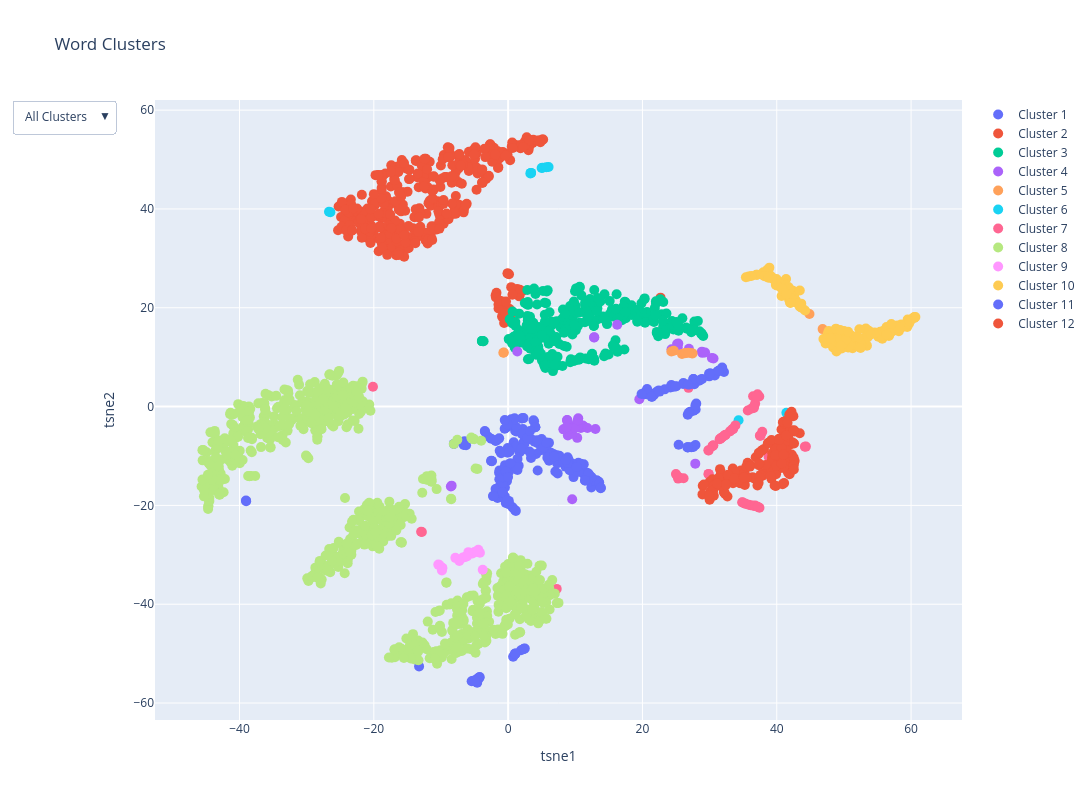

The notebook cell this image was saved under:
### Code cell
# Create a DataFrame for Plotly
df = pd.DataFrame({
    'PCA1': X_tsne[:, 0],
    'PCA2': X_tsne[:, 1],
    'Cluster': labels,
    'Word': unique_lemma
})
# pca1_min, pca1_max = df['PCA1'].min(), df['PCA1'].max()
# pca2_min, pca2_max = df['PCA2'].min(), df['PCA2'].max()
# Create a scatter plot with Plotly
fig = go.Figure()

# Add traces for each cluster
for cluster in range(1, optimal_clusters + 1):
    cluster_data = df[df['Cluster'] == cluster]
    fig.add_trace(go.Scatter(
        x=cluster_data['PCA1'],
        y=cluster_data['PCA2'],
        mode='markers',
        marker=dict(size=10),
        name=f'Cluster {cluster}',
        text=cluster_data['Word'],
        hovertemplate='%{text}<extra></extra>',
    ))

# Update layout with dropdown menu
fig.update_layout(
    title='Word Clusters',
    xaxis_title='tsne1',
    yaxis_title='tsne2',
    width=1600,  # Set the width of the figure
    height=800,  # Set the height of the figure
    # xaxis=dict(range=[pca1_min, pca1_max]),
    # yaxis=dict(range=[pca2_min, pca2_max]),
    updatemenus=[
        {
            'buttons': [
                {
                    'label': 'All Clusters',
                    'method': 'update',
                    'args': [{'visible': [True] * optimal_clusters},
                             {'title': 'All Clusters'}]
                }
            ] + [
                {
                    'label': f'Cluster {i}',
                    'method': 'update',
                    'args': [{'visible': [j == i - 1 for j in range(optimal_clusters)]},
                             {'title': f'Cluster {i}'}]
                } for i in range(1, optimal_clusters + 1)
            ],
            'direction': 'down',
            'showactive': True
        }
    ]
)

fig.show()

### Figure 1 — Plotly figure (JSON) as saved in the notebook; plotly's stock layout.template omitted (floating-point values rounded to 4 significant figures; data arrays with more than 128 entries replaced by an {"elided": "..."} marker saying what was removed)
{"data": [{"hovertemplate": "%{text}<extra></extra>", "marker": {"size": 10}, "mode": "markers", "name": "Cluster 1", "text": {"elided": "215x2 str values"}, "type": "scatter", "x": {"elided": "215 float values"}, "y": {"elided": "215 float values"}}, {"hovertemplate": "%{text}<extra></extra>", "marker": {"size": 10}, "mode": "markers", "name": "Cluster 2", "text": {"elided": "396x2 str values"}, "type": "scatter", "x": {"elided": "396 float values"}, "y": {"elided": "396 float values"}}, {"hovertemplate": "%{text}<extra></extra>", "marker": {"size": 10}, "mode": "markers", "name": "Cluster 3", "text": {"elided": "301x2 str values"}, "type": "scatter", "x": {"elided": "301 float values"}, "y": {"elided": "301 float values"}}, {"hovertemplate": "%{text}<extra></extra>", "marker": {"size": 10}, "mode": "markers", "name": "Cluster 4", "text": [["&", "SYM"], ["5.", "ADJ"], ["B.", "NOUN"], ["B.", "X"], ["Berliner", "PROPN"], ["Dr.", "NOUN"], ["Frankfurter", "PROPN"], ["Hamburger", "PROPN"], ["Heilige", "PROPN"], ["Herr", "NOUN"], ["La", "PROPN"], ["National", "PROPN"], ["Schweizer", "PROPN"], ["Wiener", "PROPN"], ["alt", "PROPN"], ["der", "DET"], ["derselbe", "DET"], ["deutsch", "PROPN"], ["dieser", "DET"], ["ein", "DET"], ["europäisch", "PROPN"], ["groß", "PROPN"], ["heilig", "PROPN"], ["ihr", "DET"], ["international", "PROPN"], ["jeder", "DET"], ["jener", "DET"], ["kein", "DET"], ["mein", "DET"], ["namens", "ADP"], ["national", "PROPN"], ["neu", "PROPN"], ["olympisch", "PROPN"], ["rot", "PROPN"], ["sein", "DET"], ["selber", "DET"], ["solcher", "DET"], ["technisch", "PROPN"], ["u.a.", "X"], ["unser", "DET"], ["vereinigt", "PROPN"]], "type": "scatter", "x": [8.894, 1.363, -8.526, -8.414, 11.12, 10.29, 8.811, 8.768, 9.679, 9.538, 9.52, 8.224, 8.826, 11.26, 9.911, 30.58, 12.79, 13.0, 28.92, 30.34, 11.81, 10.83, 10.45, 28.85, 10.33, 25.26, 12.83, 26.92, 25.34, 19.53, 9.16, 9.13, 10.44, 9.969, 29.33, 16.24, 24.33, 8.677, 27.87, 25.16, 10.38], "y": [-5.835, 11.16, -16.17, -16.0, -3.818, -6.326, -2.758, -2.727, -3.919, -18.76, -5.484, -4.607, -2.805, -4.007, -4.269, 9.731, 14.0, -4.542, 10.87, 9.832, -4.324, -4.344, -4.182, 11.12, -4.103, 11.96, 14.01, 11.72, 12.78, 1.481, -4.358, -4.488, -2.346, -4.33, 10.95, 16.55, 11.62, -4.192, -11.55, 12.67, -2.766]}, {"hovertemplate": "%{text}<extra></extra>", "marker": {"size": 10}, "mode": "markers", "name": "Cluster 5", "text": [["alle", "DET"], ["anderer", "DET"], ["beide", "DET"], ["einige", "DET"], ["mancher", "DET"], ["mehr", "DET"], ["meist", "DET"], ["sämtlich", "DET"], ["viel", "DET"], ["wenig", "DET"], ["zufolge", "ADP"], ["²", "NUM"]], "type": "scatter", "x": [27.46, 27.29, 25.89, 26.33, -0.7144, 26.44, 24.31, -0.6386, 26.81, 24.67, 46.83, 44.87], "y": [10.76, 10.82, 10.67, 10.81, 10.89, 10.83, 11.16, 10.96, 10.9, 11.29, 15.68, 18.74]}, {"hovertemplate": "%{text}<extra></extra>", "marker": {"size": 10}, "mode": "markers", "name": "Cluster 6", "text": [["dürfen", "AUX"], ["haben", "AUX"], ["können", "AUX"], ["mögen", "AUX"], ["müssen", "AUX"], ["nicht", "PART"], ["sein", "AUX"], ["sollen", "AUX"], ["werden", "AUX"], ["wollen", "AUX"], ["zu", "PART"]], "type": "scatter", "x": [-26.68, 5.127, 4.987, -26.47, 3.412, 41.43, 6.023, 3.409, 5.685, 3.311, 34.31], "y": [39.42, 48.34, 48.29, 39.35, 47.3, -1.269, 48.5, 47.3, 48.45, 47.2, -2.777]}, {"hovertemplate": "%{text}<extra></extra>", "marker": {"size": 10}, "mode": "markers", "name": "Cluster 7", "text": [["Rechtswissenschaft", "NOUN"], ["Sie", "PRON"], ["Spaß", "NOUN"], ["ab", "ADP"], ["als", "SCONJ"], ["bevor", "SCONJ"], ["bis", "SCONJ"], ["da", "SCONJ"], ["damit", "SCONJ"], ["dar", "ADV"], ["dass", "SCONJ"], ["daß", "SCONJ"], ["denn", "SCONJ"], ["der", "PRON"], ["du", "PRON"], ["ein", "ADV"], ["er", "PRON"], ["es", "PRON"], ["etwas", "PRON"], ["fest", "ADV"], ["fort", "ADV"], ["her", "ADV"], ["heraus", "ADV"], ["hervor", "ADV"], ["hin", "ADV"], ["hinzu", "ADV"], ["ich", "PRON"], ["ihr", "PRON"], ["indem", "SCONJ"], ["man", "PRON"], ["nachdem", "SCONJ"], ["nichts", "PRON"], ["niemand", "PRON"], ["ob", "SCONJ"], ["obwohl", "SCONJ"], ["sich", "PRON"], ["sie", "PRON"], ["sodass", "SCONJ"], ["statt", "ADP"], ["teil", "ADV"], ["vorbei", "ADV"], ["warum", "ADV"], ["was", "PRON"], ["weil", "SCONJ"], ["weiter", "ADV"], ["welcher", "DET"], ["wenn", "SCONJ"], ["wer", "PRON"], ["wie", "ADV"], ["wie", "SCONJ"], ["wir", "PRON"], ["wo", "ADV"], ["wobei", "ADV"], ["wodurch", "ADV"], ["während", "SCONJ"], ["zurück", "ADV"]], "type": "scatter", "x": [-20.13, 25.31, 7.23, 26.86, 33.45, 31.5, 30.56, 33.5, 29.84, 36.74, 33.84, 33.03, 30.42, 36.48, 25.23, 44.33, 37.14, 37.01, -12.95, 36.12, 35.14, 34.9, 36.5, 35.81, 36.78, 35.39, 36.78, 25.55, 30.49, 36.58, 32.3, -12.85, 26.12, 31.7, 31.58, 37.4, 36.99, 29.84, 37.42, 37.18, 34.86, 29.86, 36.2, 32.39, 38.78, 35.69, 33.44, 24.99, 37.59, 31.92, 36.64, 37.84, 37.48, 29.84, 32.22, 44.19], "y": [4.002, -14.57, -36.9, 3.793, -4.581, -6.619, -7.827, -4.464, -8.87, -20.13, -3.81, -5.013, -8.017, 2.078, -14.15, -8.098, 2.472, 2.03, -25.32, -19.98, -19.56, -19.41, -20.06, -19.87, -20.02, -19.69, 0.6296, -14.41, -7.912, -0.2617, -5.783, -25.39, -14.49, -6.377, -6.519, 2.045, 2.035, -8.858, -20.49, -20.3, -19.35, -13.67, -0.4495, -5.691, -10.16, -0.7778, -4.569, -13.66, -5.892, -6.141, 0.09149, -5.117, -5.88, -13.63, -5.862, -8.109]}, {"hovertemplate": "%{text}<extra></extra>", "marker": {"size": 10}, "mode": "markers", "name": "Cluster 8", "text": {"elided": "789x2 str values"}, "type": "scatter", "x": {"elided": "789 float values"}, "y": {"elided": "789 float values"}}, {"hovertemplate": "%{text}<extra></extra>", "marker": {"size": 10}, "mode": "markers", "name": "Cluster 9", "text": [["%", "NOUN"], ["Einwohner", "NOUN"], ["Hektar", "NOUN"], ["Kilometer", "NOUN"], ["Meter", "NOUN"], ["Milliarde", "NOUN"], ["Millimeter", "NOUN"], ["Million", "NOUN"], ["Prozent", "NOUN"], ["Quadratkilometer", "NOUN"], ["Stern", "NOUN"], ["Zentimeter", "NOUN"], ["Zuschauer", "NOUN"], ["cm", "NOUN"], ["h", "NOUN"], ["kg", "NOUN"], ["km", "NOUN"], ["m", "NOUN"], ["mm", "NOUN"], ["°", "NOUN"]], "type": "scatter", "x": [-10.24, -9.858, -5.018, -7.269, -9.83, -5.917, -5.316, -7.857, -10.4, -4.582, -3.781, -6.253, -4.202, -6.355, -4.441, -4.586, -9.796, -9.824, -6.75, -6.109], "y": [-32.09, -33.15, -29.42, -31.26, -32.81, -29.46, -29.73, -30.62, -31.98, -29.4, -33.04, -30.33, -29.57, -30.39, -28.96, -29.28, -32.69, -32.64, -30.57, -30.31]}, {"hovertemplate": "%{text}<extra></extra>", "marker": {"size": 10}, "mode": "markers", "name": "Cluster 10", "text": {"elided": "161x2 str values"}, "type": "scatter", "x": {"elided": "161 float values"}, "y": {"elided": "161 float values"}}, {"hovertemplate": "%{text}<extra></extra>", "marker": {"size": 10}, "mode": "markers", "name": "Cluster 11", "text": [["=", "SYM"], ["aber", "CCONJ"], ["als", "ADP"], ["als", "CCONJ"], ["an", "ADP"], ["auf", "ADP"], ["aufgrund", "ADP"], ["aus", "ADP"], ["außer", "ADP"], ["außerhalb", "ADP"], ["bei", "ADP"], ["bis", "ADP"], ["denn", "CCONJ"], ["doch", "CCONJ"], ["durch", "ADP"], ["entlang", "ADP"], ["entweder", "CCONJ"], ["für", "ADP"], ["gegen", "ADP"], ["gegenüber", "ADP"], ["hinter", "ADP"], ["in", "ADP"], ["innerhalb", "ADP"], ["jedoch", "CCONJ"], ["laut", "ADP"], ["mit", "ADP"], ["mittels", "ADP"], ["nach", "ADP"], ["nahe", "ADP"], ["neben", "ADP"], ["noch", "CCONJ"], ["oder", "CCONJ"], ["ohne", "ADP"], ["per", "ADP"], ["pro", "ADP"], ["seit", "ADP"], ["sondern", "CCONJ"], ["sowie", "CCONJ"], ["sowohl", "CCONJ"], ["südlich", "ADP"], ["trotz", "ADP"], ["um", "ADP"], ["und", "CCONJ"], ["unter", "ADP"], ["von", "ADP"], ["vor", "ADP"], ["weder", "CCONJ"], ["wegen", "ADP"], ["wie", "ADP"], ["wie", "CCONJ"], ["während", "ADP"], ["z.", "ADP"], ["zu", "ADP"], ["zwischen", "ADP"], ["über", "ADP"]], "type": "scatter", "x": [25.39, 27.92, 29.95, 27.12, 31.09, 30.7, 24.16, 29.91, 20.31, 21.43, 30.1, 27.73, 27.57, 27.89, 28.88, 21.7, 26.73, 30.77, 26.09, 22.43, 22.16, 31.87, 23.32, 27.28, 20.64, 31.35, 20.82, 30.06, 21.77, 25.04, 26.81, 28.01, 24.3, 20.38, 20.69, 27.01, 27.61, 27.88, 26.75, 21.36, 22.55, 28.43, 32.14, 27.58, 31.74, 27.6, 26.7, 24.56, 26.05, 26.88, 24.88, 19.87, 31.34, 26.76, 28.7], "y": [-7.735, -0.5891, 6.12, -1.027, 7.008, 6.571, 3.864, 6.65, 2.52, 2.015, 6.72, 4.539, -8.156, -7.758, 5.575, 2.343, -8.275, 6.313, 4.763, 3.256, 3.037, 7.927, 3.486, -8.206, 2.49, 7.24, 2.575, 6.702, 2.63, 4.106, -8.228, 0.6163, 4.363, 2.883, 3.567, 4.462, -0.8341, 0.2335, -1.659, 1.996, 3.036, 5.226, 7.012, 5.569, 7.476, 5.576, -8.211, 4.04, 4.586, -1.254, 4.068, 2.558, 7.242, 4.474, 5.473]}, {"hovertemplate": "%{text}<extra></extra>", "marker": {"size": 10}, "mode": "markers", "name": "Cluster 12", "text": {"elided": "157x2 str values"}, "type": "scatter", "x": {"elided": "157 float values"}, "y": {"elided": "157 float values"}}], "layout": {"height": 800, "title": {"text": "Word Clusters"}, "updatemenus": [{"buttons": [{"args": [{"visible": [true, true, true, true, true, true, true, true, true, true, true, true]}, {"title": "All Clusters"}], "label": "All Clusters", "method": "update"}, {"args": [{"visible": [true, false, false, false, false, false, false, false, false, false, false, false]}, {"title": "Cluster 1"}], "label": "Cluster 1", "method": "update"}, {"args": [{"visible": [false, true, false, false, false, false, false, false, false, false, false, false]}, {"title": "Cluster 2"}], "label": "Cluster 2", "method": "update"}, {"args": [{"visible": [false, false, true, false, false, false, false, false, false, false, false, false]}, {"title": "Cluster 3"}], "label": "Cluster 3", "method": "update"}, {"args": [{"visible": [false, false, false, true, false, false, false, false, false, false, false, false]}, {"title": "Cluster 4"}], "label": "Cluster 4", "method": "update"}, {"args": [{"visible": [false, false, false, false, true, false, false, false, false, false, false, false]}, {"title": "Cluster 5"}], "label": "Cluster 5", "method": "update"}, {"args": [{"visible": [false, false, false, false, false, true, false, false, false, false, false, false]}, {"title": "Cluster 6"}], "label": "Cluster 6", "method": "update"}, {"args": [{"visible": [false, false, false, false, false, false, true, false, false, false, false, false]}, {"title": "Cluster 7"}], "label": "Cluster 7", "method": "update"}, {"args": [{"visible": [false, false, false, false, false, false, false, true, false, false, false, false]}, {"title": "Cluster 8"}], "label": "Cluster 8", "method": "update"}, {"args": [{"visible": [false, false, false, false, false, false, false, false, true, false, false, false]}, {"title": "Cluster 9"}], "label": "Cluster 9", "method": "update"}, {"args": [{"visible": [false, false, false, false, false, false, false, false, false, true, false, false]}, {"title": "Cluster 10"}], "label": "Cluster 10", "method": "update"}, {"args": [{"visible": [false, false, false, false, false, false, false, false, false, false, true, false]}, {"title": "Cluster 11"}], "label": "Cluster 11", "method": "update"}, {"args": [{"visible": [false, false, false, false, false, false, false, false, false, false, false, true]}, {"title": "Cluster 12"}], "label": "Cluster 12", "method": "update"}], "direction": "down", "showactive": true}], "width": 1600, "xaxis": {"title": {"text": "tsne1"}}, "yaxis": {"title": {"text": "tsne2"}}}}
